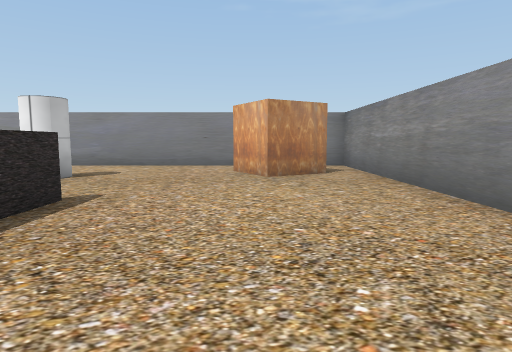
view 1 (above)

13 first-person views from a walk through a Webots world. The camera is 0.07 m above the floor, tilts 6° down and sees 75° across. The floor is counted in squares, 0.1 m on a side. Each view is taken from the middle of a square. On the plan, view 1 faces up. The plan holds only what a view shows up to about 10 squares ahead; the rest is blank. Robots are left out. Simple shapes and patterns stand in for the simulator's stock objects.

view 2
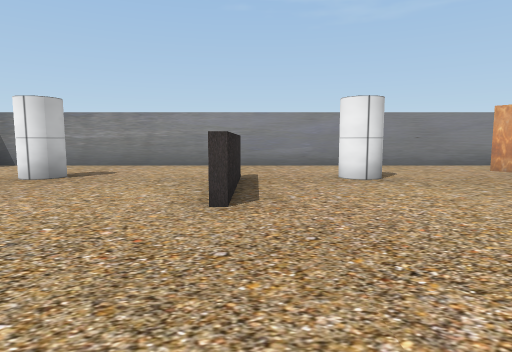

view 3
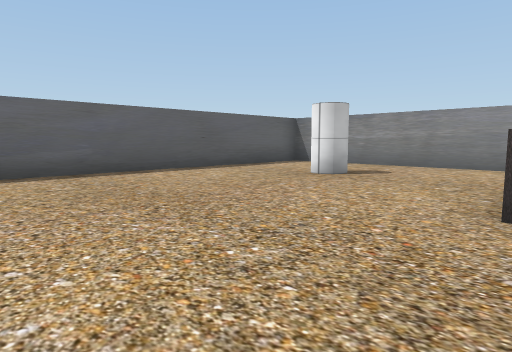

view 4
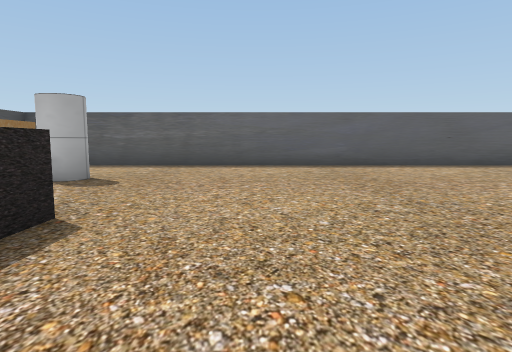

view 5
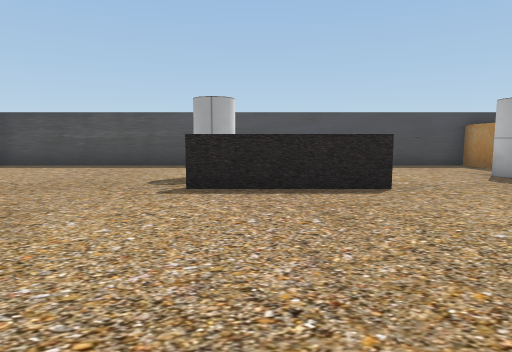

view 6
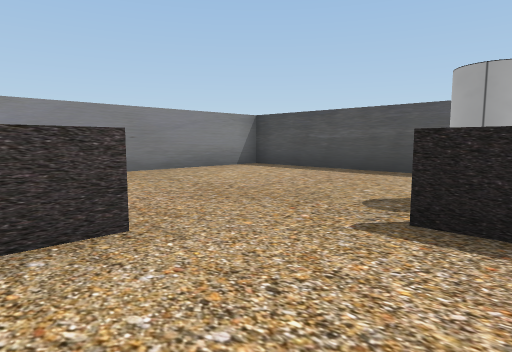

view 7
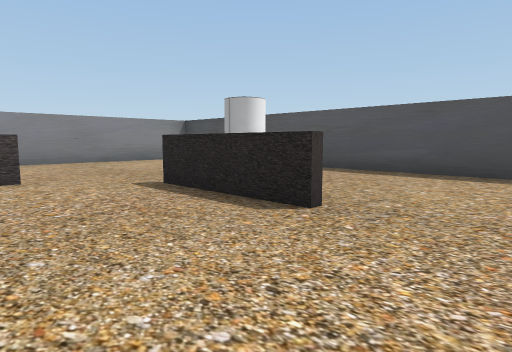

view 8
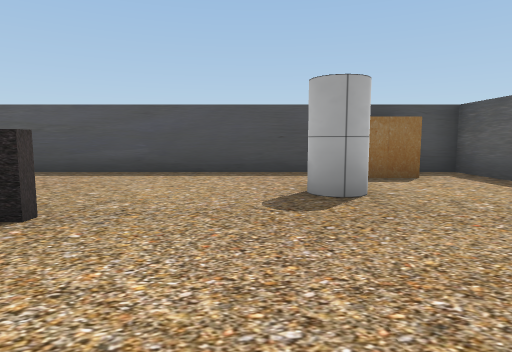

view 9
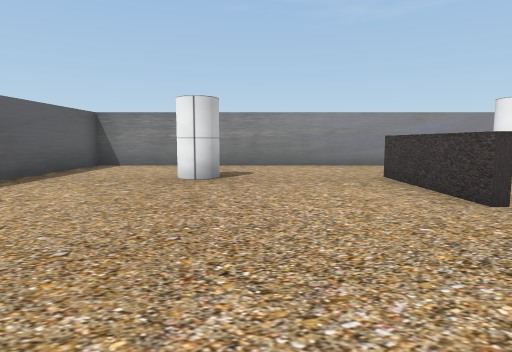

view 10
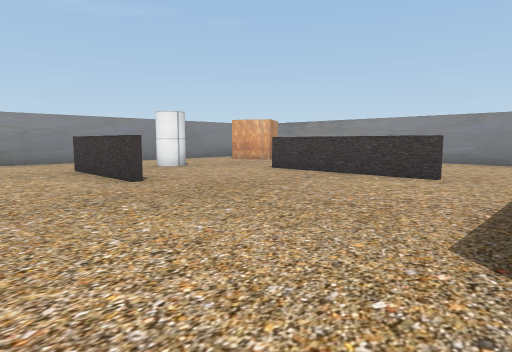

view 11
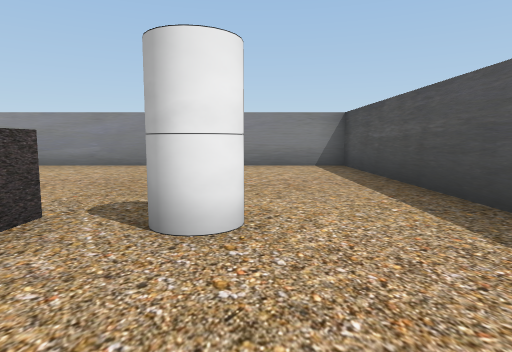

view 12
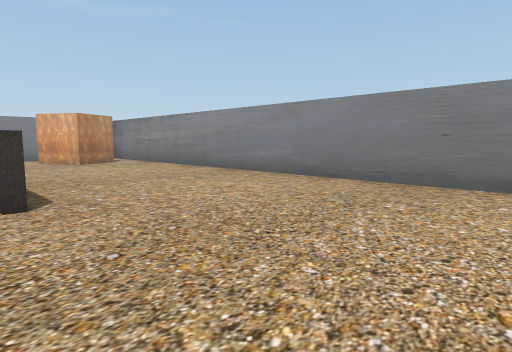

view 13
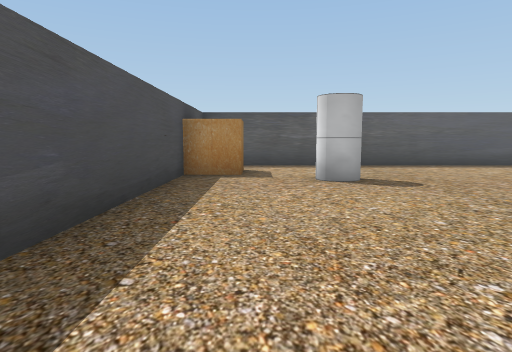

### Floor plan
Points are (right, up) in squares from view 1. A wall is a line through its corners. A room is listed if a view was taken in it or the views show most of it. See-through windows are left out.
Room 1 (views 1, 2, 3, 4, 5, 6, 7, 8, 9, 10, 11, 12, 13)
walls: (-6.5, 3.4) (-6.5, 6.5); (-7, -1.8) (-3.9, -1.8); (-2.5, -0.1) (-2.5, 4); (-2.3, 4) (-2.3, 2.9); (-6.3, 6.4) (-6.3, 3.5); (-3.9, -2) (-4.5, -2); (-13.5, 9.5) (-13.5, -6.5) (2.5, -6.5) (2.5, 9.5) (-13.5, 9.5)
objects: crate (-12, -6) to (-11, -6); pillar (-10, -4) to (-10, -3); pillar (-10, 6) to (-10, 7); pillar (-4, -4) to (-4, -3); pillar (-4, 6) to (-4, 7); crate (0, 7) to (1, 8)

Where each view was taken, in squares from view 1:
view 1: 0 up, 0 right, facing up
view 2: 0 up, 6 left, facing up
view 3: 0 up, 6 left, facing up-left
view 4: 0 up, 4 left, facing left
view 5: 3 up, 5 left, facing down
view 6: 1 up, 5 left, facing down-right
view 7: 1 up, 9 left, facing down-right
view 8: 1 up, 9 left, facing down
view 9: 0 up, 9 left, facing up
view 10: 2 down, 9 left, facing up-right
view 11: 4 down, 7 left, facing right
view 12: 4 down, 3 left, facing up-right
view 13: 5 down, 4 left, facing left
